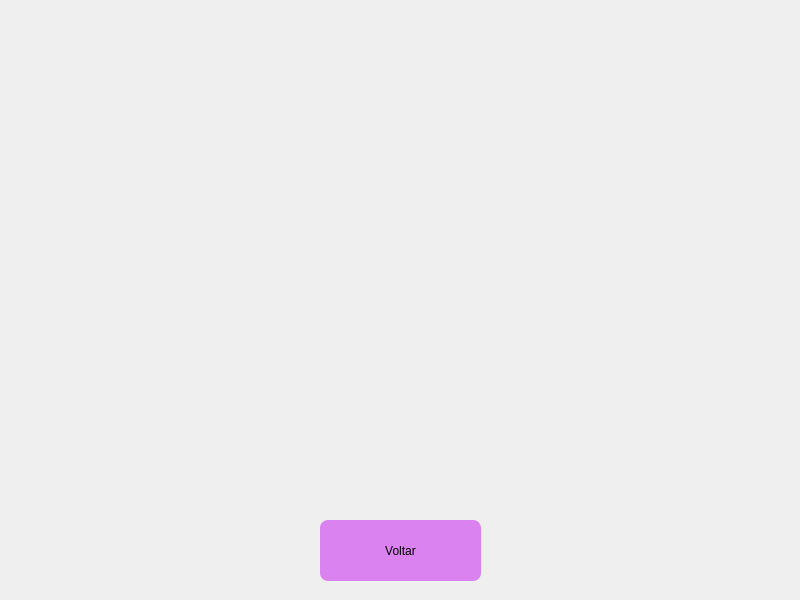
<?xml version="1.0" encoding="UTF-8"?>
<ui version="4.0">
 <class>sombra</class>
 <widget class="QMainWindow" name="sombra">
  <property name="geometry">
   <rect>
    <x>0</x>
    <y>0</y>
    <width>800</width>
    <height>600</height>
   </rect>
  </property>
  <property name="minimumSize">
   <size>
    <width>800</width>
    <height>600</height>
   </size>
  </property>
  <property name="maximumSize">
   <size>
    <width>800</width>
    <height>600</height>
   </size>
  </property>
  <property name="windowTitle">
   <string>MainWindow</string>
  </property>
  <widget class="QWidget" name="centralwidget">
   <widget class="QLabel" name="label">
    <property name="geometry">
     <rect>
      <x>0</x>
      <y>0</y>
      <width>800</width>
      <height>600</height>
     </rect>
    </property>
    <property name="minimumSize">
     <size>
      <width>800</width>
      <height>600</height>
     </size>
    </property>
    <property name="maximumSize">
     <size>
      <width>800</width>
      <height>600</height>
     </size>
    </property>
    <property name="text">
     <string/>
    </property>
    <property name="pixmap">
     <pixmap resource="../imagens/img.qrc">:/img/TDSombra.png</pixmap>
    </property>
    <property name="scaledContents">
     <bool>true</bool>
    </property>
   </widget>
   <widget class="QPushButton" name="volta">
    <property name="geometry">
     <rect>
      <x>320</x>
      <y>520</y>
      <width>161</width>
      <height>61</height>
     </rect>
    </property>
    <property name="styleSheet">
     <string notr="true">background-color: rgba(214, 102, 241, 80%);
font: 12pt &quot;Comic Sans MS&quot;;
border-radius: 8px</string>
    </property>
    <property name="text">
     <string>Voltar</string>
    </property>
   </widget>
  </widget>
 </widget>
 <resources>
  <include location="../imagens/img.qrc"/>
 </resources>
 <connections/>
</ui>
